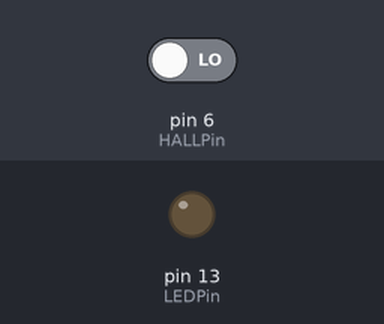
Simulated run of this sketch. Board: Arduino Uno, built with avr-gcc and run on an emulated ATmega328P. Shown: output pins drawn as LEDs (lit = HIGH). The test bench sets the inputs (shaded band); at power-on: pin 6 (HALLPin) LOW.

Above: at 1.2 s.
1.3 s: pin 6 (HALLPin) driven HIGH
At 2.4 s:
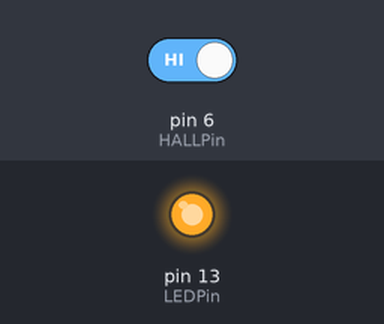
2.8 s: pin 6 (HALLPin) driven LOW
At 3.5 s:
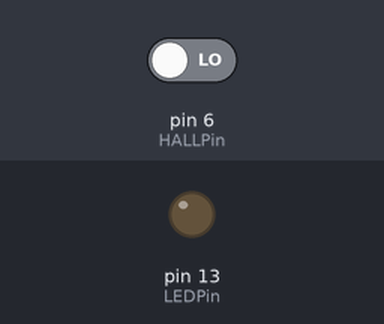
Timing chart, 0 to 5.8 s (numbered marks = the images above; inputs shaded):
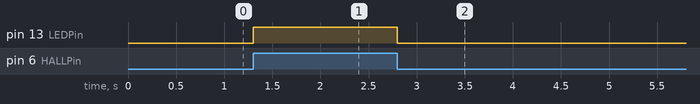

Measured:
- after the input at 1.3 s, pin 13 (LEDPin): LOW → HIGH at once
- after the input at 2.8 s, pin 13 (LEDPin): HIGH → LOW at once

The sketch:

prueba_sensor_hall.ino
```cpp
// Prueba sensor Hall

const int HALLPin = 6;
const int LEDPin = 13;

void setup() {
  pinMode(LEDPin, OUTPUT);
  pinMode(HALLPin, INPUT);
}

void loop() {
  if(digitalRead(HALLPin)==HIGH)
  {
    digitalWrite(LEDPin, HIGH);
  }
  else
  {
    digitalWrite(LEDPin, LOW);
  }
}
```
